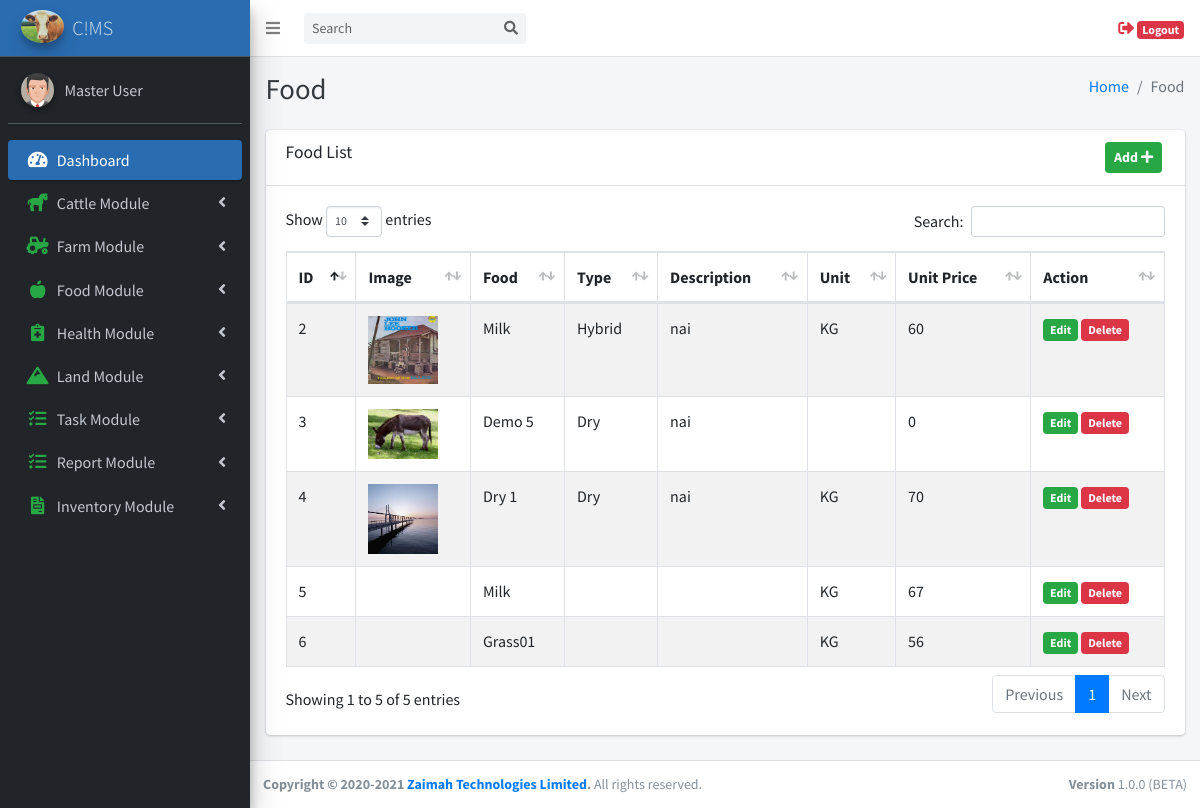
Page /food_module/food/index.php (signed in) on the committed database.
### tables this page shows
CREATE TABLE `food` (
  `food_id` int(11) NOT NULL,
  `food_name` text NOT NULL,
  `food_type` text NOT NULL,
  `food_desc` text NOT NULL,
  `unit` double NOT NULL,
  `unit_price` double NOT NULL,
  `food_pic` text NOT NULL,
  `user_id` int(11) DEFAULT NULL,
  `create_date` timestamp NULL DEFAULT NULL,
  `update_date` int(11) DEFAULT NULL,
  `delete_status` int(11) NOT NULL DEFAULT 0
);

CREATE TABLE `food_type` (
  `food_type_id` int(11) NOT NULL,
  `food_type_name` text NOT NULL,
  `user_id` int(11) DEFAULT NULL,
  `create_date` timestamp NULL DEFAULT NULL,
  `update_date` int(11) DEFAULT NULL,
  `delete_status` int(11) NOT NULL DEFAULT 0
);

CREATE TABLE `food_formula_unit` (
  `food_formula_unit_id` int(11) NOT NULL,
  `food_formula_unit_name` text NOT NULL,
  `user_id` int(11) DEFAULT NULL,
  `create_date` timestamp NULL DEFAULT NULL,
  `update_date` int(11) DEFAULT NULL,
  `delete_status` int(11) NOT NULL DEFAULT 0
);

### dashboard/info_store/function.php (called while the page is built, shortened)
<?php
function get_food_type_name($connect, $unit)
{
    $statement = $connect->prepare("SELECT * FROM food_type WHERE food_type_id = '$unit' ");
    $statement->execute();
    $result = $statement->fetchAll();
    foreach ($result as $row) {
        return $row['food_type_name'];
    }
}
function get_food_unit_name($connect, $food_formula_unit_id)
{
    $statement = $connect->prepare("SELECT * FROM food_formula_unit WHERE food_formula_unit_id = '$food_formula_unit_id' ");
    $statement->execute();
    $result = $statement->fetchAll();
    foreach ($result as $row) {
        return $row['food_formula_unit_name'];
    }
}
?>

### food_module/food/index.php (the view, shortened to what this page needs)
<?php
include_once "../../dashboard/index/navbar.php";
include_once "../../dashboard/index/sidebar.php";
include_once "../../dashboard/info_store/function.php";
?>
<div class="row mb-2">
  <div class="col-sm-6">
    <h1 class="m-0 text-dark">Food</h1>
  </div>
  <div class="col-sm-6">
    <ol class="breadcrumb float-sm-right">
      <li class="breadcrumb-item"><a href="<?php echo $_SESSION['base_url']; ?>">Home</a></li>
      <li class="breadcrumb-item active">Food</li>
    </ol>
  </div>
</div>
</div>
</div>
<section class="content">
  <div class="container-fluid">
    <div class="card">
      <div class="card-header">
        <div class="row">
          <div class="col-lg-11">
            <h3 class="card-title">Food List</h3>
          </div>
          <div class="col-lg-1">
            <a href="add.php">
              <button class="btn btn-sm btn-success"><b>Add</b> <i class="fas fa-plus"></i></button>
            </a>
          </div>
        </div>
      </div>
      <div class="card-body">
        <table id="example1" class="table table-bordered table-striped">
          <thead>
          <tr>
            <th> ID</th>
            <th> Image</th>
            <th> Food</th>
            <th> Type</th>
            <th> Description</th>
            <th> Unit</th>
            <th> Unit Price</th>
            <th> Action</th>
          </tr>
          </thead>
          <tbody>
          <?php
          $query = $connect->prepare("SELECT * FROM `food` WHERE delete_status = 0");
          $query->execute();
          $result = $query->fetchAll();
          foreach ($result as $row) {
            ?>
            <tr>
              <td><?php echo $row['food_id']; ?></td>
              <td><img src="<?php echo $row['food_pic']; ?>" width='70px'></td>
              <td><?php echo htmlspecialchars($row['food_name']) ?></td>
              <td><?php echo get_food_type_name($connect, $row['food_type']) ?></td>
              <td><?php echo htmlspecialchars($row['food_desc']) ?></td>
              <td><?php echo get_food_unit_name($connect, $row['unit']) ?></td>
              <td><?php echo htmlspecialchars($row['unit_price']) ?></td>
              <td><a href="add.php?id=<?php echo((((($row['food_id'] + 9954) * 777) / 100) * 2) * 1971); ?>">
                  <button class="badge badge-success btn-sm">Edit</button>
                </a>
                  <button type="button" name="delete" id="<?php echo $row["food_id"] ?>"
                                                    class="badge badge-danger btn-sm delete"
                                                    data-status="<?php echo $row["delete_status"] ?>">Delete
                                            </button>
              </td>
            </tr>
            <?php
          }
          ?>
          </tbody>
        </table>
      </div>
    </div>
  </div>
</section>
<?php
include_once "../../dashboard/index/footer.php";
?>

### dashboard/index/navbar.php (shortened to what this page needs)
<!DOCTYPE html>
<html lang="en">
<head>
  <link rel="stylesheet" href="../../plugins/fontawesome-free/css/all.min.css">
  <link rel="stylesheet" href="../../plugins/overlayScrollbars/css/OverlayScrollbars.min.css">
  <link rel="stylesheet" href="../../plugins/select2/css/select2.min.css">
  <link rel="stylesheet" href="../../plugins/select2-bootstrap4-theme/select2-bootstrap4.min.css">
  <link rel="stylesheet" href="../../dist/css/adminlte.min.css">
  <link rel="stylesheet" href="../../plugins/datatables-bs4/css/dataTables.bootstrap4.min.css">
  <link rel="stylesheet" href="../../plugins/datatables-responsive/css/responsive.bootstrap4.min.css">
  <link rel="stylesheet" href="../../plugins/fontawesome-free/css/all.min.css">
  <link rel="stylesheet" href="https://code.ionicframework.com/ionicons/2.0.1/css/ionicons.min.css">
  <link rel="stylesheet" href="../../dist/css/adminlte.min.css">
</head>
<body class="hold-transition sidebar-mini layout-fixed layout-navbar-fixed layout-footer-fixed">
<div class="wrapper">
  <nav class="main-header navbar navbar-expand navbar-white navbar-light">
    <ul class="navbar-nav">
      <li class="nav-item">
        <a class="nav-link" data-widget="pushmenu" href="#" role="button"><i class="fas fa-bars"></i></a>
      </li>
    </ul>
    <form class="form-inline ml-3">
      <div class="input-group input-group-sm">
        <input class="form-control form-control-navbar" type="search" placeholder="Search" aria-label="Search">
        <div class="input-group-append">
          <button class="btn btn-navbar" type="submit">
            <i class="fas fa-search"></i>
          </button>
        </div>
      </div>
    </form>
    <ul class="navbar-nav ml-auto">
      <li class="nav-item">
        <a class="nav-link" href="../../logout.php">
          <i class="fas fa-sign-out-alt red" style="color:#dc3545;"></i>
          <span class="badge badge-danger">Logout</span>
        </a>
      </li>
    </ul>
  </nav>

### dashboard/index/sidebar.php (shortened to what this page needs)
<aside class="main-sidebar sidebar-dark-primary elevation-4">
  <a href="" class="brand-link">
    <img src="../../dist/img/cow5.jpg" alt="AdminLTE Logo" class="brand-image img-circle elevation-3"
    style="opacity: .8">
    <span class="brand-text font-weight-light">C!MS</span>
  </a>
  <div class="sidebar">
    <div class="user-panel mt-3 pb-3 mb-3 d-flex">
      <div class="image">
        <img src="../../dist/img/avatar5.png" class="img-circle elevation-2" alt="User Image">
      </div>
      <div class="info">
        <a href="#" class="d-block"><?php echo $_SESSION['user_name'];?></a>
      </div>
    </div>
    <nav class="mt-2">
      <ul class="nav nav-pills nav-sidebar flex-column" data-widget="treeview" role="menu" data-accordion="false">
        <li class="nav-item has-treeview menu-open">
          <a href="../../dashboard/index/" class="nav-link active" style="background: #2a6cb1;">
            <i class="nav-icon fas fa-tachometer-alt"></i>
            <p>
              Dashboard
            </p>
          </a>
        </li>
        <li class="nav-item has-treeview">
          <a href="#" class="nav-link">
            <i class="nav-icon fas fa-horse"></i>
            <p>
              Cattle Module
              <i class="right fas fa-angle-left"></i>
            </p>
          </a>
        </li>
        <li class="nav-item has-treeview">
          <a href="#" class="nav-link">
            <i class="nav-icon fas fa-tractor"></i>
            <p>
              Farm Module
              <i class="right fas fa-angle-left"></i>
            </p>
          </a>
        </li>
        <li class="nav-item has-treeview">
          <a href="#" class="nav-link">
            <i class="nav-icon fas fa-apple-alt"></i>
            <p>
              Food Module
              <i class="right fas fa-angle-left"></i>
            </p>
          </a>
        </li>
        <li class="nav-item has-treeview">
          <a href="#" class="nav-link">
            <i class="nav-icon fas fa-notes-medical"></i>
            <p>
              Health Module
              <i class="right fas fa-angle-left"></i>
            </p>
          </a>
        </li>
        <li class="nav-item has-treeview">
          <a href="#" class="nav-link">
            <i class="nav-icon fas fa-mountain"></i>
            <p>
              Land Module
              <i class="right fas fa-angle-left"></i>
            </p>
          </a>
        </li>
        <li class="nav-item has-treeview">
          <a href="#" class="nav-link">
            <i class="nav-icon fas fa-tasks"></i>
            <p>
              Task Module
              <i class="right fas fa-angle-left"></i>
            </p>
          </a>
        </li>
        <li class="nav-item has-treeview">
          <a href="#" class="nav-link">
            <i class="nav-icon fas fa-tasks"></i>
            <p>
              Report Module
              <i class="right fas fa-angle-left"></i>
            </p>
          </a>
        </li>
        <li class="nav-item has-treeview">
          <a href="#" class="nav-link">
            <i class="nav-icon fas fa-file-invoice"></i>
            <p>
              Inventory Module
              <i class="right fas fa-angle-left"></i>
            </p>
          </a>
        </li>
    </ul>
  </nav>
</div>
</aside>
<div class="content-wrapper">
<div class="content-header">
<div class="container-fluid">

### dashboard/index/footer.php (shortened to what this page needs)
</div>
<footer class="main-footer text-sm fixed">
  <strong>Copyright &copy; 2020-<?php echo date('Y'); ?> <a href="http://zaimahtech.com" target="_blank">Zaimah Technologies Limited</a>.</strong>
  All rights reserved.
  <div class="float-right d-none d-sm-inline-block">
    <b>Version</b> 1.0.0 (BETA)
  </div>
</footer>
</div>
</body>
</html>

### rows in the picture
food: food_id "2", food_pic (picture), food_name "Milk", food_type.food_type_name "Hybrid", food_desc "nai", unit.food_formula_unit_name "KG", unit_price "60"
food: food_id "3", food_pic (picture), food_name "Demo 5", food_type.food_type_name "Dry", food_desc "nai", unit_price "0"
food: food_id "4", food_pic (picture), food_name "Dry 1", food_type "Dry", food_desc "nai", unit "KG", unit_price "70"
food: food_id "5", food_name "Milk", unit "KG", unit_price "67"
food: food_id "6", food_name "Grass01", unit "KG", unit_price "56"

### other values in the picture
$_SESSION['user_name'] "Master User"
